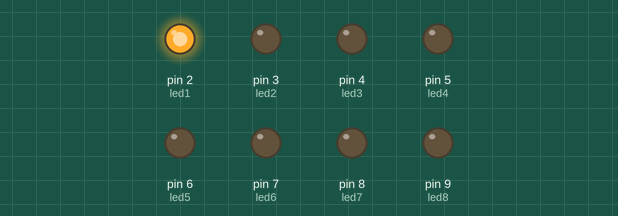
Bench run of a sketch on a simulated Arduino Uno, built with avr-gcc and run on an emulated ATmega328P. Parts: output pins drawn as LEDs (lit = HIGH).

Above: at 0.1 s.
At 0.7 s:
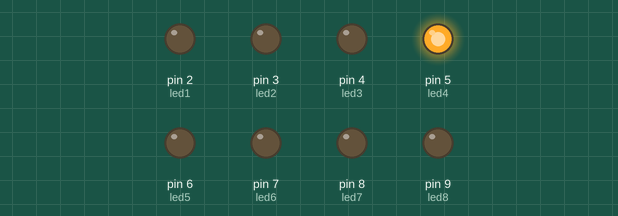
At 1.1 s:
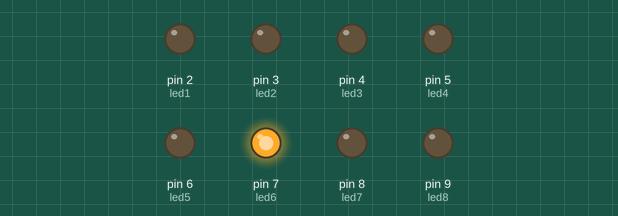
At 1.5 s:
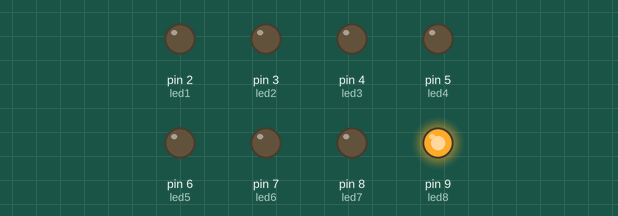
At 2.5 s:
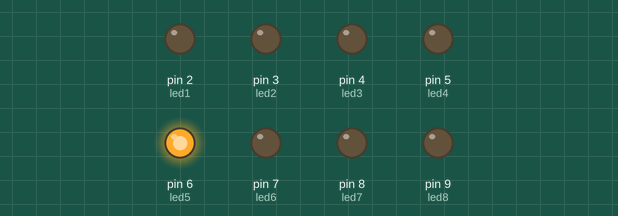
At 3.5 s:
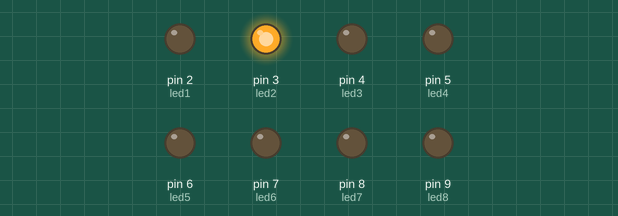
Timing chart, 0 to 3.8 s (numbered marks = the images above):
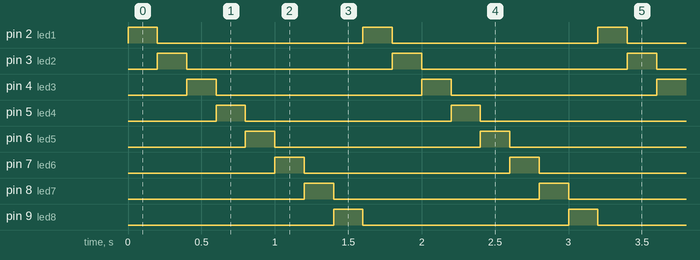

The sketch:

Code.ino
```cpp
int led1 = 2;
int led2 = 3;
int led3 = 4;
int led4 = 5;
int led5 = 6;
int led6 = 7;
int led7 = 8;
int led8 = 9;
void setup() {
  // put your setup code here, to run once:
  pinMode(led1,OUTPUT);
  pinMode(led2,OUTPUT);
  pinMode(led3,OUTPUT);
  pinMode(led4,OUTPUT);
  pinMode(led5,OUTPUT);
  pinMode(led6,OUTPUT);
  pinMode(led7,OUTPUT);
  pinMode(led8,OUTPUT);
}

void loop() {
  // put your main code here, to run repeatedly:
  digitalWrite(led1,HIGH);
  delay(200);
  digitalWrite(led1,LOW);
  digitalWrite(led2,HIGH);
  delay(200);
  digitalWrite(led2,LOW);
  digitalWrite(led3,HIGH);
  delay(200);
  digitalWrite(led3,LOW);
  digitalWrite(led4,HIGH);
  delay(200);
  digitalWrite(led4,LOW);
  digitalWrite(led5,HIGH);
  delay(200);
  digitalWrite(led5,LOW);
  digitalWrite(led6,HIGH);
  delay(200);
  digitalWrite(led6,LOW);
  digitalWrite(led7,HIGH);
  delay(200);
  digitalWrite(led7,LOW);
  digitalWrite(led8,HIGH);
  delay(200);
  digitalWrite(led8,LOW);
}
```

Measured:
- by itself, pin 2 (led1), pin 3 (led2), pin 4 (led3), pin 5 (led4), pin 6 (led5), pin 7 (led6), pin 8 (led7), pin 9 (led8): alternates HIGH for 0.20 s and LOW for 1.4 s
- by itself, everything shown: repeats every 1.6 s, in 8 steps
